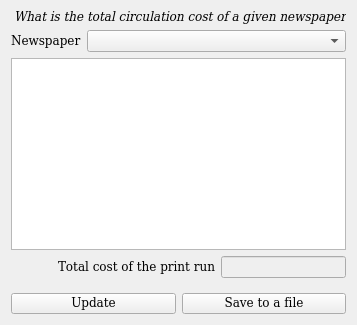
        <widget class="QWidget" name="select3">
         <attribute name="title">
          <string>Selection 3</string>
         </attribute>
         <layout class="QVBoxLayout" name="verticalLayout_27">
          <item>
           <layout class="QVBoxLayout" name="verticalLayout_26">
            <item>
             <widget class="QLabel" name="label_28">
              <property name="font">
               <font>
                <family>DejaVu Math TeX Gyre</family>
                <italic>true</italic>
               </font>
              </property>
              <property name="text">
               <string>What is the total circulation cost of a given newspaper</string>
              </property>
              <property name="alignment">
               <set>Qt::AlignmentFlag::AlignRight|Qt::AlignmentFlag::AlignTrailing|Qt::AlignmentFlag::AlignVCenter</set>
              </property>
             </widget>
            </item>
            <item>
             <layout class="QHBoxLayout" name="horizontalLayout_21">
              <item>
               <widget class="QLabel" name="label_30">
                <property name="font">
                 <font>
                  <family>DejaVu Math TeX Gyre</family>
                 </font>
                </property>
                <property name="text">
                 <string>Newspaper</string>
                </property>
               </widget>
              </item>
              <item>
               <widget class="QComboBox" name="selection3">
                <property name="sizePolicy">
                 <sizepolicy hsizetype="Expanding" vsizetype="Fixed">
                  <horstretch>0</horstretch>
                  <verstretch>0</verstretch>
                 </sizepolicy>
                </property>
                <property name="font">
                 <font>
                  <family>DejaVu Math TeX Gyre</family>
                 </font>
                </property>
               </widget>
              </item>
             </layout>
            </item>
            <item>
             <widget class="QTableWidget" name="selection3_table">
              <property name="font">
               <font>
                <family>DejaVu Math TeX Gyre</family>
               </font>
              </property>
             </widget>
            </item>
            <item>
             <layout class="QHBoxLayout" name="horizontalLayout_24">
              <property name="bottomMargin">
               <number>9</number>
              </property>
              <item>
               <spacer name="horizontalSpacer">
                <property name="font">
                 <font>
                  <family>DejaVu Math TeX Gyre</family>
                 </font>
                </property>
                <property name="orientation">
                 <enum>Qt::Orientation::Horizontal</enum>
                </property>
                <property name="sizeHint" stdset="0">
                 <size>
                  <width>40</width>
                  <height>20</height>
                 </size>
                </property>
               </spacer>
              </item>
              <item>
               <widget class="QLabel" name="label_34">
                <property name="font">
                 <font>
                  <family>DejaVu Math TeX Gyre</family>
                 </font>
                </property>
                <property name="text">
                 <string>Total cost of the print run</string>
                </property>
               </widget>
              </item>
              <item>
               <widget class="QLineEdit" name="total_cost">
                <property name="enabled">
                 <bool>false</bool>
                </property>
                <property name="maximumSize">
                 <size>
                  <width>200</width>
                  <height>16777215</height>
                 </size>
                </property>
                <property name="font">
                 <font>
                  <family>DejaVu Math TeX Gyre</family>
                 </font>
                </property>
               </widget>
              </item>
             </layout>
            </item>
            <item>
             <layout class="QHBoxLayout" name="horizontalLayout_22">
              <property name="spacing">
               <number>6</number>
              </property>
              <property name="bottomMargin">
               <number>0</number>
              </property>
              <item>
               <widget class="QPushButton" name="selection3_update">
                <property name="font">
                 <font>
                  <family>DejaVu Math TeX Gyre</family>
                 </font>
                </property>
                <property name="text">
                 <string>Update</string>
                </property>
               </widget>
              </item>
              <item>
               <widget class="QPushButton" name="selection3_save">
                <property name="font">
                 <font>
                  <family>DejaVu Math TeX Gyre</family>
                 </font>
                </property>
                <property name="text">
                 <string>Save to a file</string>
                </property>
               </widget>
              </item>
             </layout>
            </item>
           </layout>
          </item>
         </layout>
        </widget>
